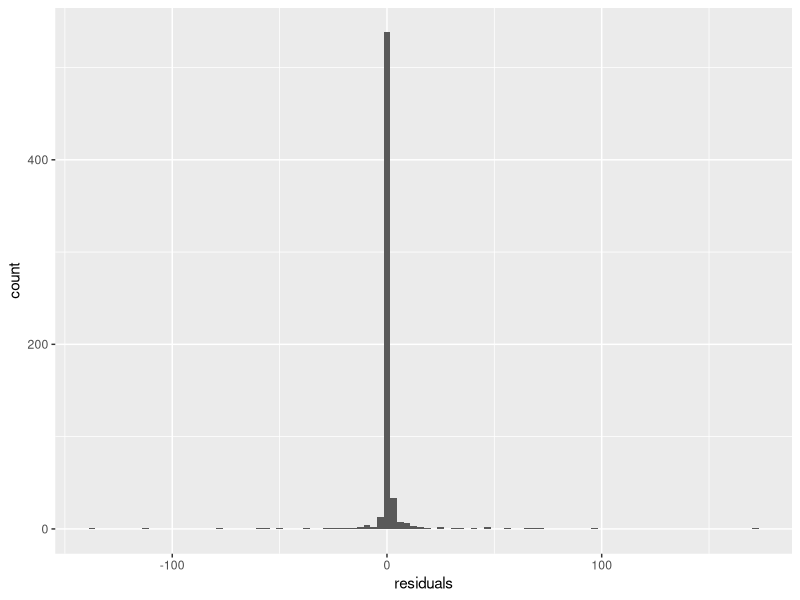
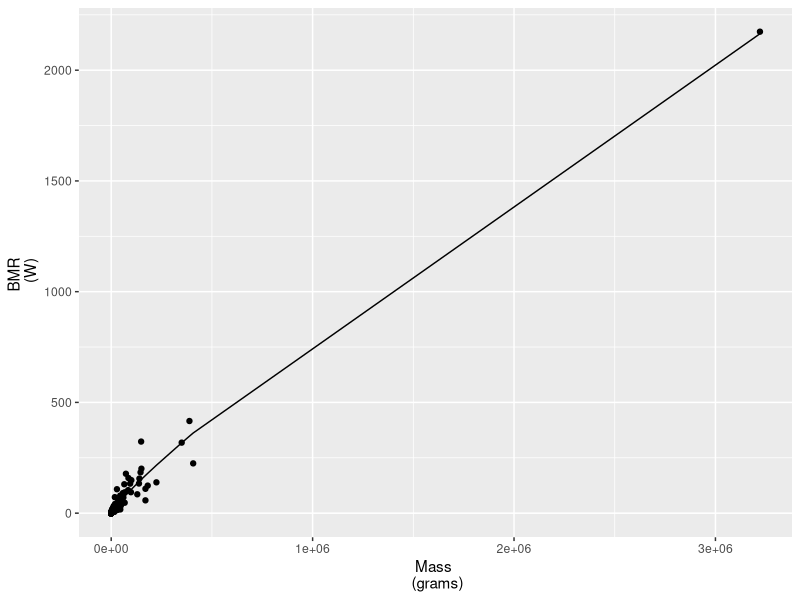
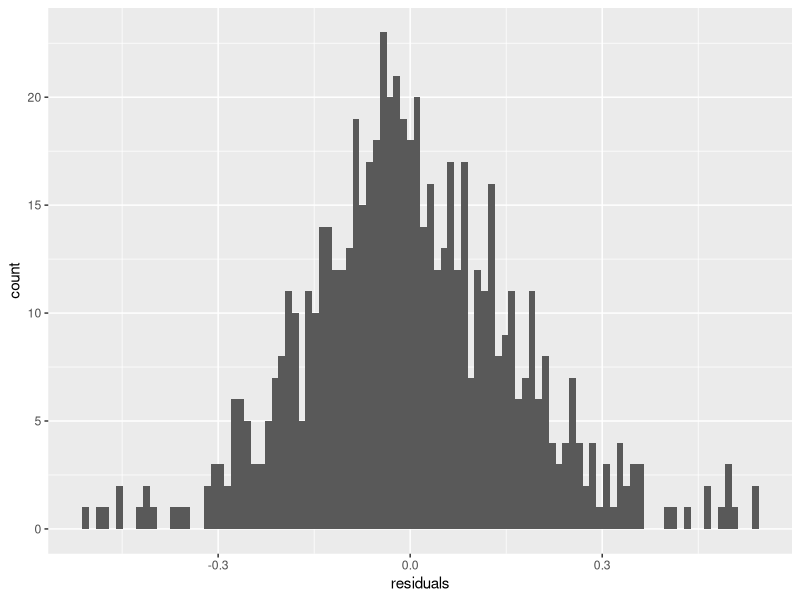
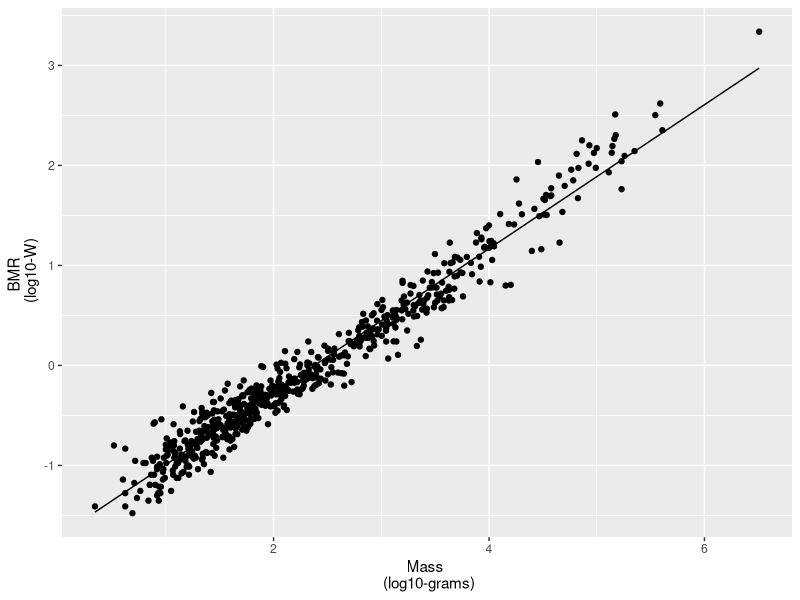
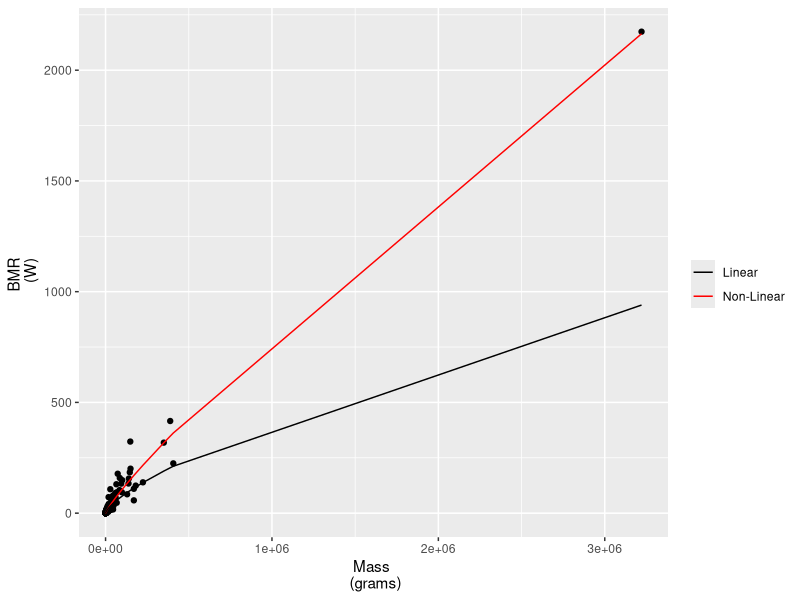
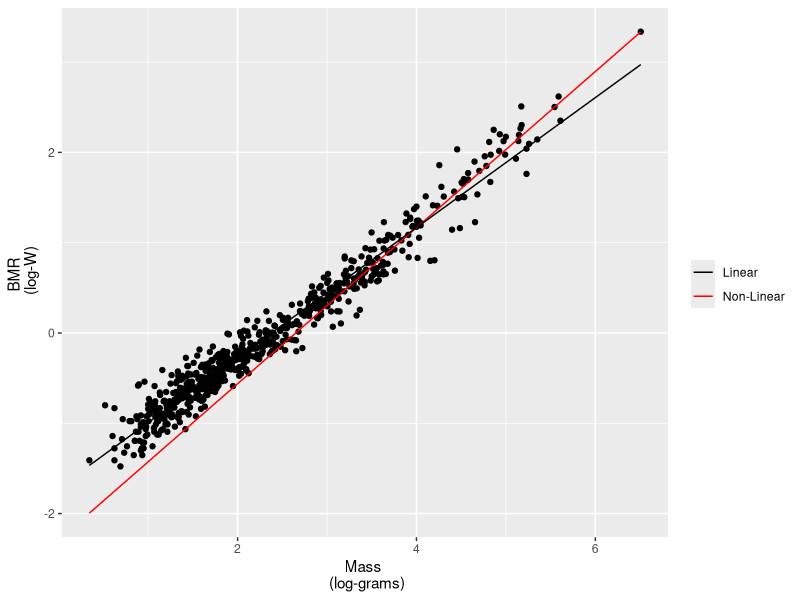
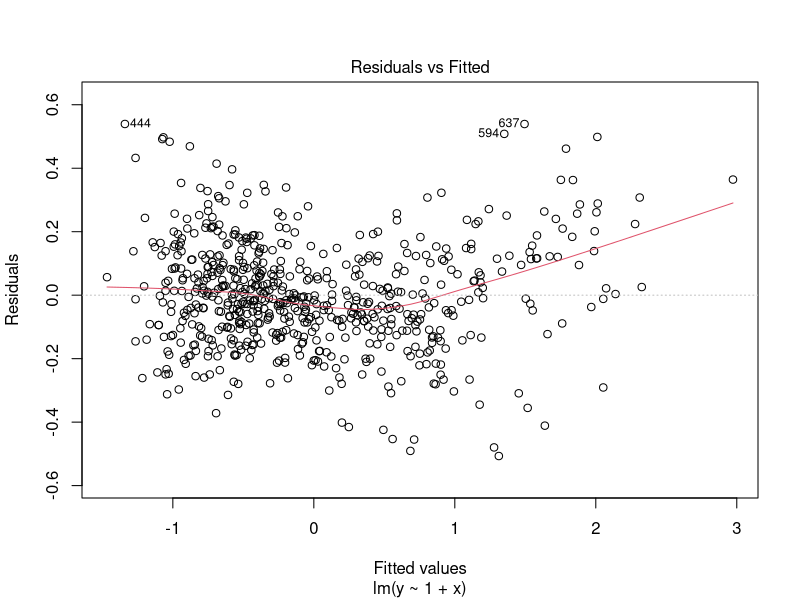
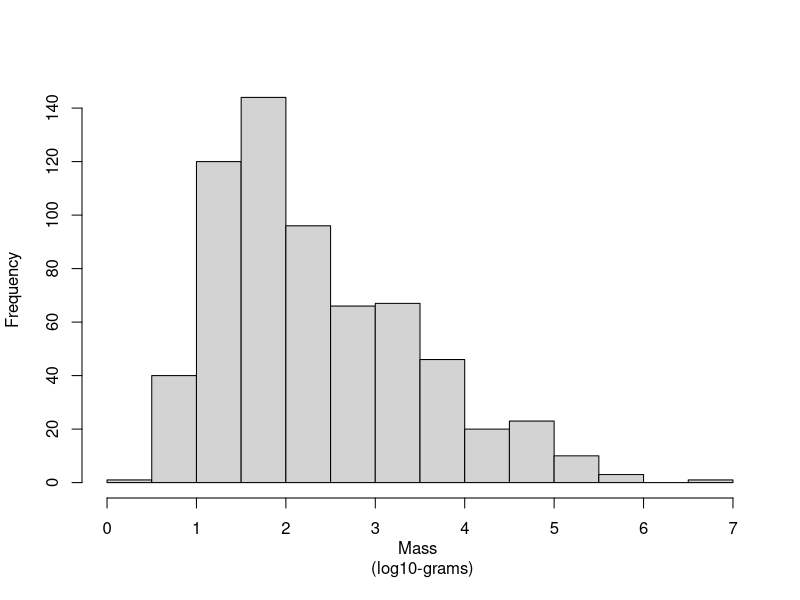

The R source for these figures, in order: (Note: this script raises an error after producing the figures.)
library(ggplot2)

# Import data
dt = read.csv("Kolokotrones et al.csv")
df = data.frame(x = dt$Mass..g., y = dt$BMR..W.)

# Fit with non-linear least-squares regression
nlm = nls(y~a*x^b, start = list(a=0.005,b=0.75), data = df)
yN = predict(nlm, x = c(min(df$x, na.rm = TRUE), max(df$x, na.rm = TRUE)))
res_nlm = residuals(nlm)
ggplot() + geom_histogram(aes(res_nlm), bins = 100) + xlab("residuals")
ggplot() + geom_point(aes(x = df$x, y = df$y)) + geom_line(aes(x = x, y = yN), data = df) +
  xlab("Mass \n (grams)") +
  ylab("BMR \n (W)")

# Fit log-transformed data with linear model
logdf = data.frame(x = log10(df$x), y = log10(df$y))
lm1  = lm(y ~ 1 + x, data = logdf)
ggplot() + geom_histogram(aes(lm1$residuals), bins = 100) + xlab("residuals")
ggplot() + 
  geom_point(aes(x = logdf$x, y = logdf$y)) + 
  geom_line(aes(x = logdf$x, y = lm1$fitted.values)) +
  xlab("Mass \n (log10-grams)") +
  ylab("BMR \n (log10-W)")

# Plot data on original scale
ggplot() + 
  geom_point(aes(x = df$x, y = df$y)) + 
  geom_line(aes(x = x, y = yN, colour = "Non-Linear"), data = df) + 
  geom_line(aes(x = 10^(logdf$x), y = 10^(lm1$fitted.values), colour = "Linear")) +
  scale_colour_manual("",values = c("black", "red")) +
  xlab("Mass \n (grams)") +
  ylab("BMR \n (W)")

# Plot log-tranformed data
ggplot() + 
  geom_point(aes(x = logdf$x, y = logdf$y)) + 
  geom_line(aes(x = logdf$x, y = log10(yN), colour = "Non-Linear"), data = df) + 
  geom_line(aes(x = logdf$x, y = lm1$fitted.values, colour = "Linear")) +
  scale_colour_manual("",values = c("black", "red")) +
  xlab("Mass \n (log-grams)") +
  ylab("BMR \n (log-W)")

# Plot diagnostics
plot(lm1, which = 1)

hist(log10(df$x),xlab = "Mass \n (log10-grams)", main = "")
hist(log10(df$y),xlab = "BMR \n (log10-W)", main = "")

fNLM = fitted(nlm)
plot(fNLM, res_NLM)


